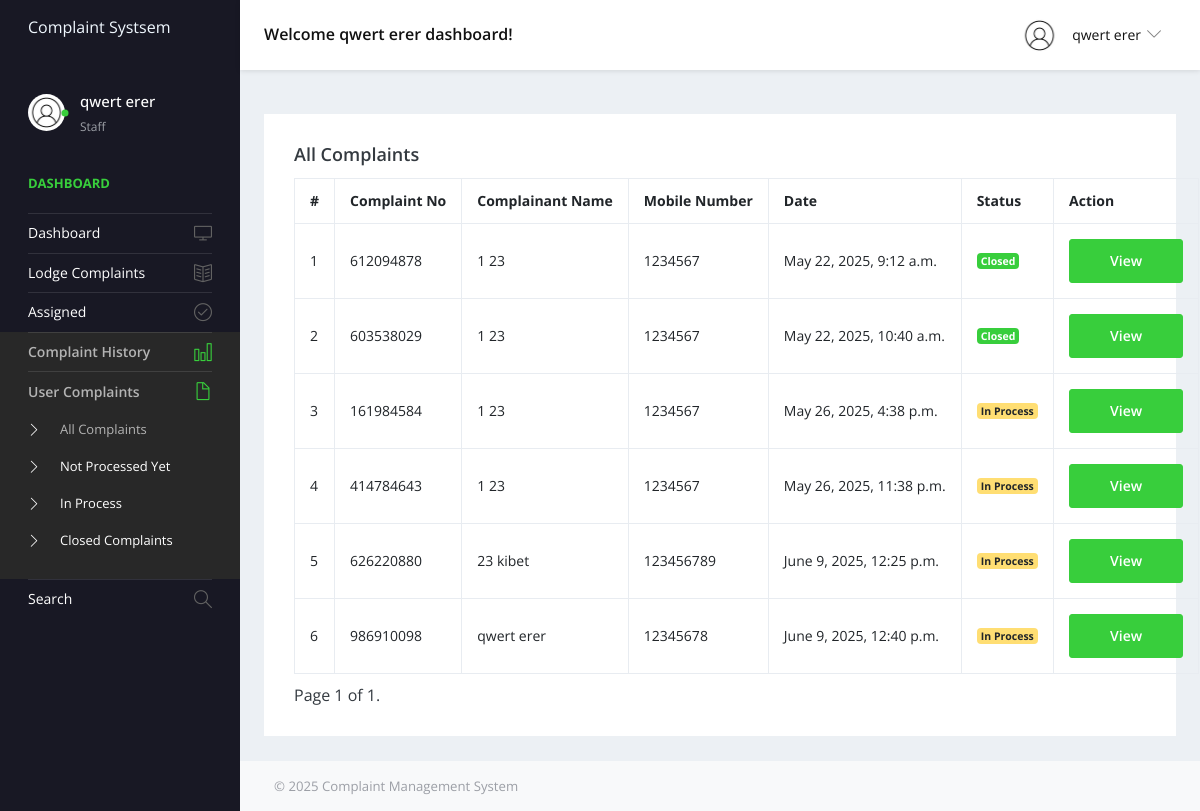
The page /LodgedComplaint (signed in) on the database as committed earlier.
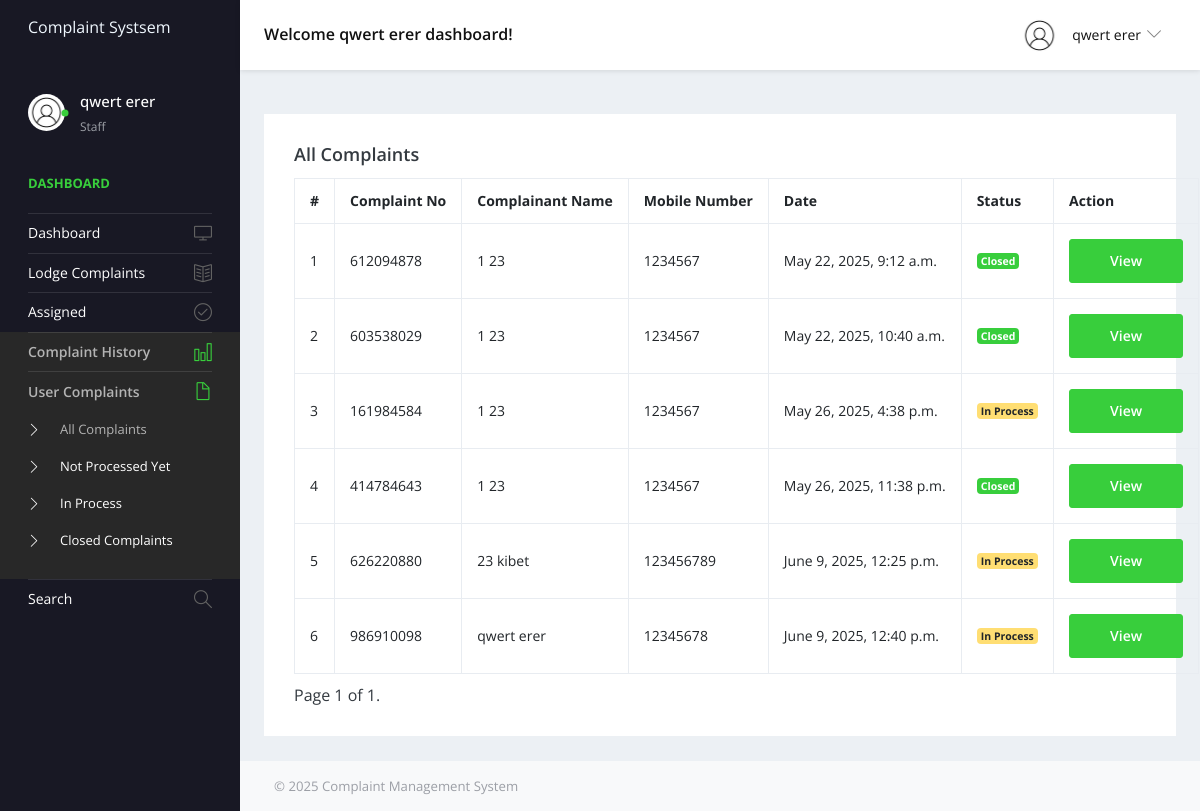
The same page on the database as committed later.
### cmsapp/models.py (models this page shows, shortened)
class Complaints(models.Model):
    URGENCY_LEVELS = [
        ("Low", "Low"),
        ("Medium", "Medium"),
        ("High", "High"),
        ("Critical", "Critical")
    ]
    userregid = models.ForeignKey(UserReg, on_delete=models.CASCADE, null=True, blank=True)
    cat_id = models.ForeignKey(Category, on_delete=models.CASCADE)
    subcategory_id = models.ForeignKey(Subcategory, on_delete=models.CASCADE)
    complaint_number = models.IntegerField(default=0)
    complainttype = models.CharField(max_length=250)
    stateid = models.ForeignKey(State, on_delete=models.CASCADE)
    noc = models.CharField(max_length=250)
    complaindetails = models.TextField(blank=True)
    compfile = models.ImageField(upload_to='media/doc_file')
    complaintdate_at = models.DateTimeField(auto_now_add=True)
    remark = models.TextField(blank=True)
    urgency = models.CharField(max_length=10, choices=URGENCY_LEVELS, default="Medium", null=True)
    assigned_days = models.IntegerField(default=0)
    due_date = models.DateField(null=True, blank=True)
    status = models.CharField(max_length=250, default=0)
    updated_at = models.DateTimeField(auto_now=True)
    assigned_team = models.ForeignKey(Team, on_delete=models.SET_NULL, null=True, blank=True)
    assigned_to = models.ForeignKey(settings.AUTH_USER_MODEL,on_delete=models.SET_NULL,
        null=True,
        blank=True,
        limit_choices_to={'user_type': 3},
        related_name='assigned_complaints'
    )
    resolved_by = models.ForeignKey(
        CustomUser,
        on_delete=models.SET_NULL,
        null=True,
        blank=True,
        related_name='resolved_complaints',
        limit_choices_to={'user_type': 3}  # Optional: only allow staff users to be selected
    )

class UserReg(models.Model):
    admin = models.OneToOneField(CustomUser, on_delete=models.CASCADE, null=True, blank=True)
    mobilenumber = models.CharField(max_length=11)
    regdate_at = models.DateTimeField(auto_now_add=True)
    updated_at = models.DateTimeField(auto_now=True)

class CustomUser(AbstractUser):
    USER_TYPES = [
        (1, 'Admin'),
        (2, 'User'),
        (3, 'Staff'),
    ]
    user_type = models.IntegerField(choices=USER_TYPES, default=2)
    profile_pic = models.ImageField(upload_to='profile_pics/', blank=True, null=True)

### complaintmgmtsys/adminviews.py (the view)
# urls.py: path('LodgedComplaint', adminviews.LODGEDCOMPLAINTS, name='lodgedcomplaint'),
@login_required(login_url='/')
def LODGEDCOMPLAINTS(request):
    complaint_list = Complaints.objects.all()
    paginator = Paginator(complaint_list, 10)  # Show 10 complaints per page
    page_number = request.GET.get('page')
    try:
        complaints = paginator.page(page_number)
    except PageNotAnInteger:
        complaints = paginator.page(1)
    except EmptyPage:
        complaints = paginator.page(paginator.num_pages)
    context = {'complaints': complaints}
    return render(request, 'admin/lodged-complaints.html', context)

### templates/admin/lodged-complaints.html (shortened to what this page needs)
{% extends 'base.html' %}
{% block content %}
<div class="row">
    <div class="col-lg-12 grid-margin stretch-card">
      <div class="card">
        <div class="card-body">
          <h4 class="card-title">All Complaints</h4>
          <table class="table table-bordered">
            <thead>
              <tr>
                <th style="font-weight: bolder;"> # </th>
                <th style="font-weight: bolder;"> Complaint No</th>
                <th style="font-weight: bolder;"> Complainant Name</th>
                <th style="font-weight: bolder;"> Mobile Number</th>
                <th style="font-weight: bolder;"> Date </th>
                <th style="font-weight: bolder;"> Status </th>
                <th style="font-weight: bolder;">Action </th>
              </tr>
            </thead>
            <tbody>
                {% for i in complaints %}
              <tr>
                <td> {{ forloop.counter }}</td>
                <td>{{i.complaint_number}}</td>
                <td>{{ i.userregid.admin.first_name }} {{ i.userregid.admin.last_name }}</td>
                <td>{{i.userregid.mobilenumber}}</td>
                <td>{{i.complaintdate_at}}</td>
                <td>{% if i.status == '0' %}
                    <span class="badge badge-danger">Not Processed Yet</span>
                {% elif i.status == 'Inprocess' %}
                    <span class="badge badge-warning">In Process</span>
                {% elif i.status == 'Closed' %}
                    <span class="badge badge-success">Closed</span>
                {% endif %}</td>
                <td><a href="{% url 'viewlodgedcomplaint' i.id %}" class="btn btn-success">View</a>
                </td>
              </tr>
              {% endfor %}
            </tbody>
          </table>
          <div class="pagination" style="padding-top: 10px;text-align: center;">
            <span class="step-links">
                <span class="current">
                    Page {{ complaints.number }} of {{ complaints.paginator.num_pages }}.
                </span>
            </span>
        </div>
        </div>
      </div>
    </div>
  </div>
  {% endblock %}

Rows that differ between the two databases and show on the page:
changed Complaints "May 26, 2025, 11:38 p.m.": status "In Process" → "Closed"
